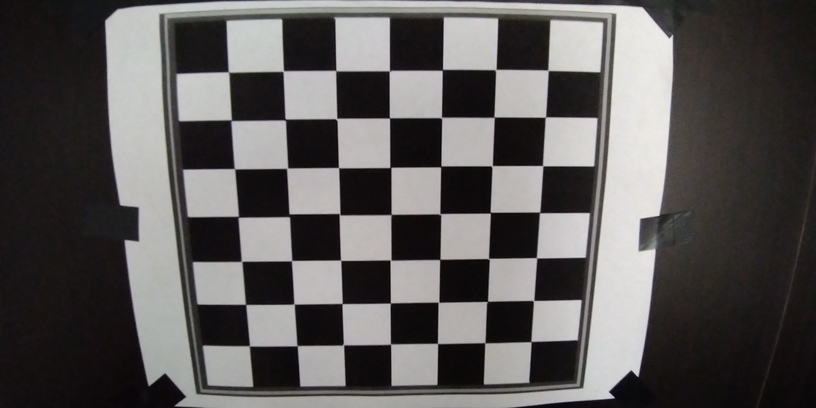
#> input picture WideAngle/im1.jpg, 816 x 408 px; its folder holds only this picture in this run
$ python main.py
#> lines starting #> are read from the running program, lines starting #| are printed output that depends on the picture; after the words box and inside, x2 and y2 are one past the last pixel; in counts of white or black regions, pixels touching at a corner belong together
### camera_model.py
import numpy as np


class pinhole_camera:
    # [18 lines left out: functions __init__, pinhole_camera_project, not called in this run]


class projective_camera:
    def __init__(self, K, width, height, R, t):
        self.K = K
        self.width = width
        self.height = height
        self.R = R
        self.t = t


def projective_camera_project(p_3D, camera):

    p_3D_ = np.copy(p_3D)
    for i in range(3):
        p_3D_[:, i] = p_3D_[:, i] - camera.t[i]

    p_3D_cam = np.matmul(camera.R, p_3D_.T)
    p_2D = np.matmul(camera.K, p_3D_cam)

    for i in range(2):
        p_2D[i, :] /= p_2D[2, :]

    p_2D = p_2D[:2, :]
    p_2D = p_2D.transpose()
    p_2D = p_2D.astype(int)

    return p_2D


def set_rotation(tilt, pan=0, skew=0):

    R = np.array([[1., 0., 0.], [0., 0., -1.], [0., 1., 0.]])
    theta_x = tilt * np.pi / 180
    theta_y = skew * np.pi / 180
    theta_z = pan * np.pi / 180

    Rx = np.array([[1, 0, 0],
                   [0, np.cos(theta_x), -np.sin(theta_x)],
                   [0, np.sin(theta_x), np.cos(theta_x)]])
    Ry = np.array([[np.cos(theta_y), 0, np.sin(theta_y)],
                   [0, 1, 0],
                   [-np.sin(theta_y), 0, np.cos(theta_y)]])
    Rz = np.array([[np.cos(theta_z), -np.sin(theta_z), 0],
                   [np.sin(theta_z), np.cos(theta_z), 0],
                   [0, 0, 1]])

    R_ = np.matmul(np.matmul(Rz, Ry), Rx)
    R_new = np.matmul(R, R_)

    return R_new

### main.py
'''         Image processing and computer vision
              Alejandra Avendaño y Pedro Ruiz
               Electronic engineering students
              Pontificia Universidad Javeriana
                      Bogotá - 2020
'''

#Import libraries
import numpy as np
import cv2
import glob
import os
import json
from camera_model import *

if __name__ == '__main__':
  criteria = (cv2.TERM_CRITERIA_EPS + cv2.TERM_CRITERIA_MAX_ITER, 30, 0.001)

  #prepare object points, like (0,0,0), (1,0,0), (2,0,0) ....,(6,5,0)
  objp = np.zeros((7 * 7, 3), np.float32)
  objp[:, :2] = np.mgrid[0:7, 0:7].T.reshape(-1, 2)

  #Arrays to store object points and image points from all the images.
  objpoints = []  # 3d point in real world space
  imgpoints = []  # 2d points in image plane.

  #Path of the ubication of the images
  path = '/home/pedroruiz54/Escritorio/pr/t4/WideAngle'
  path_file = os.path.join(path, '*.jpg')

  #Load all images in the folder
  images = glob.glob(path_file)

  for fname in images:
    img = cv2.imread(fname) #Load the image
#> img is the input picture: shape (408, 816, 3); mean B, G, R 89, 89.7, 92.3
    gray = cv2.cvtColor(img, cv2.COLOR_BGR2GRAY) #convert to gray scale
    #Find the chess board corners
    ret, corners = cv2.findChessboardCorners(gray, (7, 7), None)
#> ret = True; corners = 49 rows, first 8: [228.4, 71.82], [283.1, 71.19], [335.9, 70.59], [389.3, 70.94], [442.3, 69.82], [495.3, 69.8], [547.9, 70.29], [231.2, 120.2]
    #If found, add object points, image points (after refining them)
    if ret == True:
      objpoints.append(objp)
      corners2 = cv2.cornerSubPix(gray, corners, (11, 11), (-1, -1), criteria)
#> corners2 = 49 rows, first 8: [228.5, 72.02], [283.2, 71.07], [335.8, 70.6], [389.3, 70.64], [442.4, 69.79], [495.7, 69.55], [548.1, 70.24], [231.1, 120.2]
      imgpoints.append(corners2)
      #Draw and display the corners
      img = cv2.drawChessboardCorners(img, (7, 7), corners2, ret)
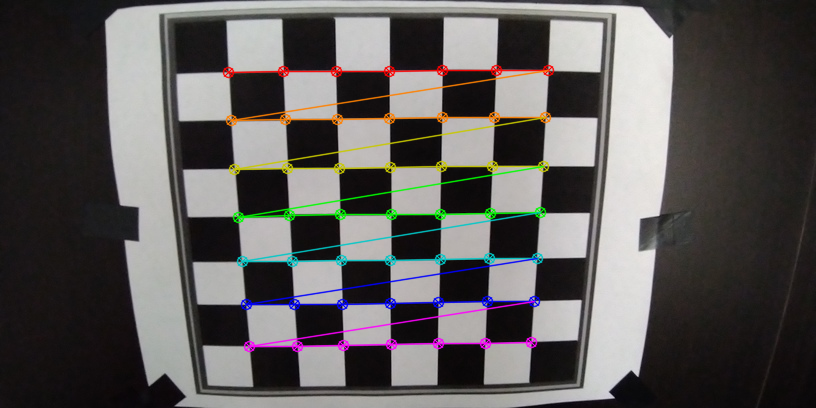
#> img: shape (408, 816, 3); 4.71% of pixels changed, all inside (x1, y1, x2, y2) = (222, 64, 555, 353)
      cv2.imshow('img', img)
      cv2.waitKey(20)

  cv2.destroyAllWindows()
  #Calibration parameters of the camera
  ret, mtx, dist, rvecs, tvecs = cv2.calibrateCamera(objpoints, imgpoints, gray.shape[::-1], None, None)
#> ret = 0.823; mtx = [[467, 0, 375], [0, 434.2, 221.7], [0, 0, 1]]; dist = [[-0.133, 0.263, 0.0134, 0.000127, -0.17]]; rvecs = ([0.217, -0.0131, -0.0124],); tvecs = ([-2.73, -3.05, 8.51],)

  #Ask for extrinsic parameters
  d = float(input("Ingrese la distancia "))
#> the answer given: 3
  altura = float(input("Ingrese el altura "))
#> the answer given: 3
  tilt = float(input("Ingrese el angulo tilt  "))
#> the answer given: 3
  pan = float(input("Ingrese el angulo pan "))
#> the answer given: 3

  #Save data in JSON file
  file_name = 'calibration.json'
  json_file = os.path.join(path, file_name)
  data = {
    'tilt': tilt,
    'pan': pan,
    'd' : d,
    'h' : altura,
    'K': mtx.tolist(),
    'distortion': dist.tolist()
  }
#> data = {'tilt': 3, 'pan': 3, 'd': 3, 'h': 3, 'K': [[467, 0, 375], [0, 434.2, 221.7], [0, 0, 1]], 'distortion': [[-0.133, 0.263, 0.0134, 0.000127, -0.17]]}
  with open(json_file, 'w') as fp:
    json.dump(data, fp, sort_keys=True, indent=1, ensure_ascii=False)

  #Load data from JSON file
  with open(json_file) as fp:
    json_data = json.load(fp)

  # extrinsics parameters
  R = set_rotation(json_data['tilt'], json_data['pan'], 0)
  t = np.array([0, -1 * json_data['d'], json_data['h']])

  # create camera
  camera = projective_camera(json_data['K'], int(2 * json_data['K'][0][2]), int(2 * json_data['K'][1][2]), R, t)

  #Create the cube
  square_3D = np.array([[0.5, 0.5, 0], [0.5, -0.5, 0], [-0.5, -0.5, 0], [-0.5, 0.5, 0],
                         [0.5, 0.5, 1], [0.5, -0.5, 1], [-0.5, -0.5, 1], [-0.5, 0.5, 1]])

  square_2D = projective_camera_project(square_3D, camera)

  #Connect points with lines
  image_projective = 255 * np.ones(shape=[camera.height, camera.width, 3], dtype=np.uint8)
  cv2.line(image_projective, (square_2D[0][0], square_2D[0][1]), (square_2D[1][0], square_2D[1][1]), (0, 255, 255), 2)
  cv2.line(image_projective, (square_2D[1][0], square_2D[1][1]), (square_2D[2][0], square_2D[2][1]), (0, 255, 255), 2)
  cv2.line(image_projective, (square_2D[2][0], square_2D[2][1]), (square_2D[3][0], square_2D[3][1]), (0, 255, 255), 2)
  cv2.line(image_projective, (square_2D[3][0], square_2D[3][1]), (square_2D[0][0], square_2D[0][1]), (0, 255, 255), 2)

  cv2.line(image_projective, (square_2D[4][0], square_2D[4][1]), (square_2D[5][0], square_2D[5][1]), (0, 0, 255), 2)
  cv2.line(image_projective, (square_2D[5][0], square_2D[5][1]), (square_2D[6][0], square_2D[6][1]), (0, 0, 255), 2)
  cv2.line(image_projective, (square_2D[6][0], square_2D[6][1]), (square_2D[7][0], square_2D[7][1]), (0, 0, 255), 2)
  cv2.line(image_projective, (square_2D[7][0], square_2D[7][1]), (square_2D[4][0], square_2D[4][1]), (0, 0, 255), 2)

  cv2.line(image_projective, (square_2D[0][0], square_2D[0][1]), (square_2D[4][0], square_2D[4][1]), (200, 0, 0), 2)
  cv2.line(image_projective, (square_2D[1][0], square_2D[1][1]), (square_2D[5][0], square_2D[5][1]), (200, 0, 0), 2)
  cv2.line(image_projective, (square_2D[2][0], square_2D[2][1]), (square_2D[6][0], square_2D[6][1]), (200, 0, 0), 2)
  cv2.line(image_projective, (square_2D[3][0], square_2D[3][1]), (square_2D[7][0], square_2D[7][1]), (200, 0, 0), 2)

  #Show the generated image
  #cv2.imwrite('/home/pedroruiz54/Escritorio/pr/t4/WideAngle/ImageProjective1.png', image_projective)
  cv2.imshow("Image", image_projective)
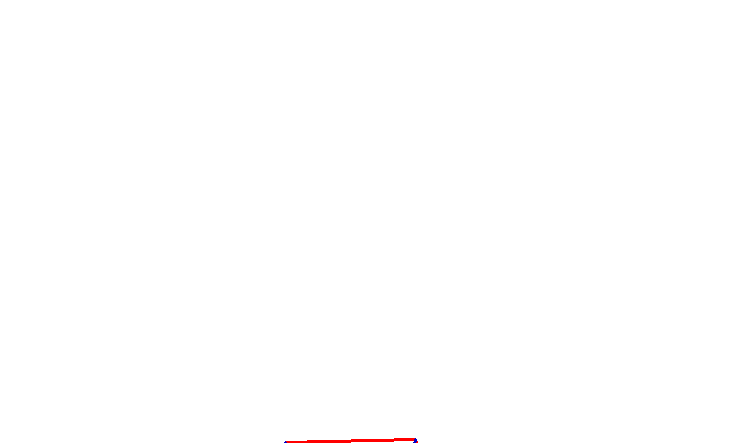
#> window 'Image': shape (443, 750, 3); mean B, G, R 254.7, 254.7, 255
  cv2.waitKey(0)
  cv2.destroyAllWindows()

$ run again, on WideAngle/im13.jpg
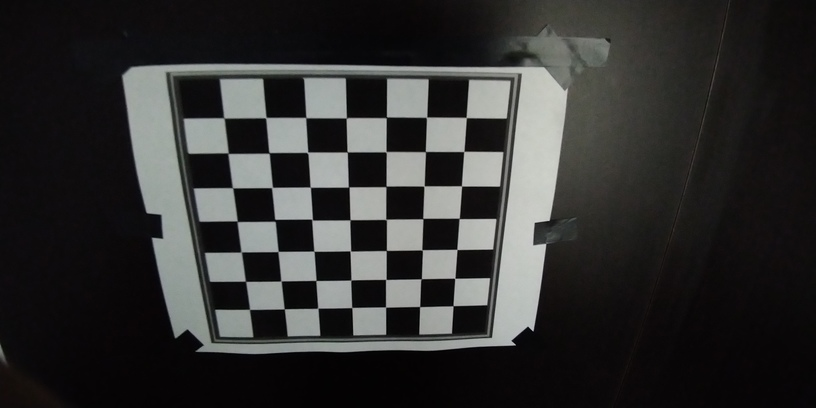
#> input picture WideAngle/im13.jpg, 816 x 408 px
#> img is the input picture: shape (408, 816, 3); mean B, G, R 49.5, 50.3, 50.3
#> `ret, corners = cv2.findChessboardCorners(gray, (7, 7), None)`: ret = True; corners = 49 rows, first 8: [230, 124], [265.9, 117.6], [305.9, 117.6], [346.3, 118], [386.3, 117.4], [426.4, 117.3], [466.2, 117.5], [228.1, 153.2]
#> corners2 = 49 rows, first 8: [223.9, 117.9], [265.8, 117.6], [305.7, 117.6], [346.3, 117.8], [386.3, 117.3], [426.6, 117.2], [466.3, 117.5], [228.1, 153.2]
#> `img = cv2.drawChessboardCorners(img, (7, 7), corners2, ret)`:
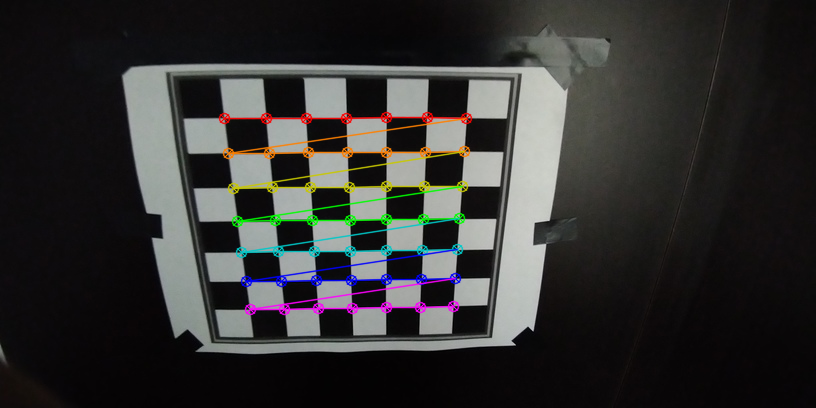
#> img: shape (408, 816, 3); 3.71% of pixels changed, all inside (x1, y1, x2, y2) = (218, 111, 473, 316)
#> `ret, mtx, dist, rvecs, tvecs = cv2.calibrateCamera(objpoints, imgpoint..`: ret = 0.503; mtx = [[831.2, 0, 516.2], [0, 954.8, 262.4], [0, 0, 1]]; dist = [[-1.33, 5.56, -0.00635, -0.0958, -12.05]]; rvecs = ([0.735, -0.169, 0.0488],); tvecs = ([-7.18, -3.21, 20.31],)
#> data = {'tilt': 3, 'pan': 3, 'd': 3, 'h': 3, 'K': [[831.2, 0, 516.2], [0, 954.8, 262.4], [0, 0, 1]], 'distortion': [[-1.33, 5.56, -0.00635, -0.0958, -12.05]]}

$ run again, on WideAngle/im14.jpg
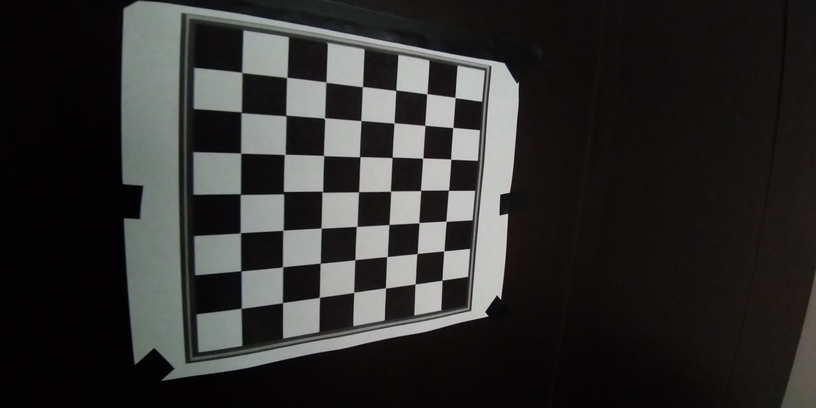
#> input picture WideAngle/im14.jpg, 816 x 408 px
#> img is the input picture: shape (408, 816, 3); mean B, G, R 46, 47.2, 47.9
#> `ret, corners = cv2.findChessboardCorners(gray, (7, 7), None)`: ret = True; corners = 49 rows, first 8: [240.4, 71.55], [286.6, 77.64], [325.9, 81.55], [362.6, 86.55], [395.8, 89.99], [426.5, 93.75], [455, 97.65], [239.3, 112.9]
#> corners2 = 49 rows, first 8: [241.8, 72.4], [286.8, 77.42], [325.9, 82.06], [362.4, 86.64], [395.7, 90.21], [426.8, 93.72], [455.1, 97.49], [241.1, 112.3]
#> `img = cv2.drawChessboardCorners(img, (7, 7), corners2, ret)`:
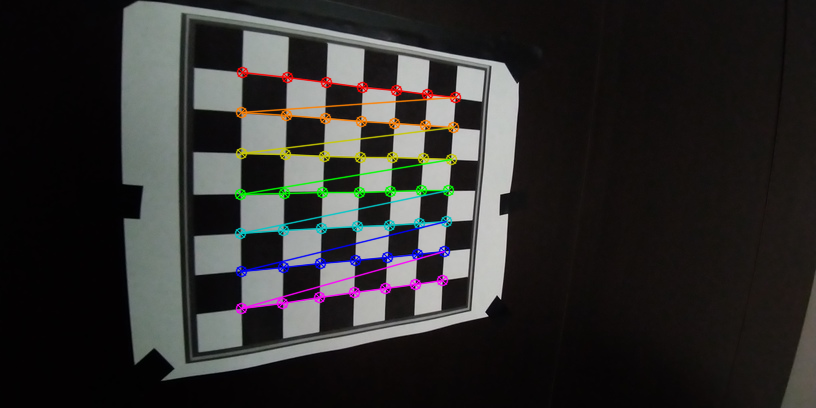
#> img: shape (408, 816, 3); 3.57% of pixels changed, all inside (x1, y1, x2, y2) = (234, 66, 462, 315)
#> `ret, mtx, dist, rvecs, tvecs = cv2.calibrateCamera(objpoints, imgpoint..`: ret = 0.461; mtx = [[530.9, 0, 511.7], [0, 523.2, 229.7], [0, 0, 1]]; dist = [[-0.475, 0.766, 0.00334, -0.0662, -0.648]]; rvecs = ([0.211, -0.732, 0.0163],); tvecs = ([-6.17, -3.85, 12.27],)
#> data = {'tilt': 3, 'pan': 3, 'd': 3, 'h': 3, 'K': [[530.9, 0, 511.7], [0, 523.2, 229.7], [0, 0, 1]], 'distortion': [[-0.475, 0.766, 0.00334, -0.0662, -0.648]]}

$ run again, on WideAngle/im15.jpg
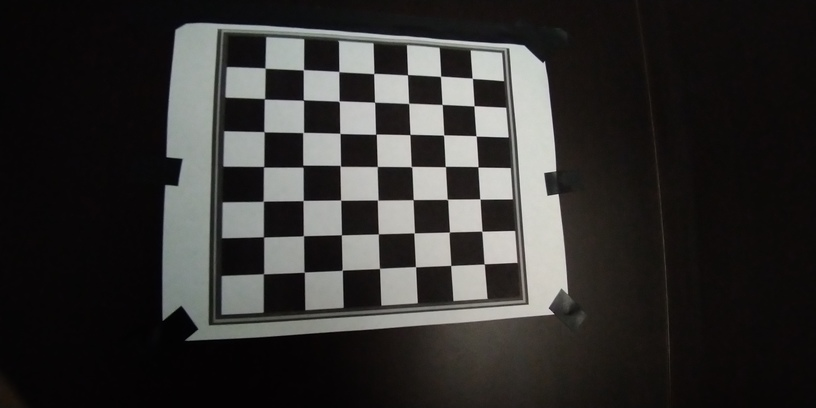
#> input picture WideAngle/im15.jpg, 816 x 408 px
#> img is the input picture: shape (408, 816, 3); mean B, G, R 47.8, 49.4, 50.8
#> `ret, corners = cv2.findChessboardCorners(gray, (7, 7), None)`: ret = True; corners = 49 rows, first 8: [265.1, 68.17], [303.4, 69.79], [338.8, 71.53], [373.7, 73.59], [407.5, 74.74], [440.5, 76.35], [472.3, 78.28], [264.4, 98.85]
#> corners2 = 49 rows, first 8: [265.1, 68.07], [303.4, 69.76], [338.8, 71.54], [373.8, 73.49], [407.5, 74.71], [440.6, 76.27], [472.3, 78.3], [264.4, 98.79]
#> `img = cv2.drawChessboardCorners(img, (7, 7), corners2, ret)`:
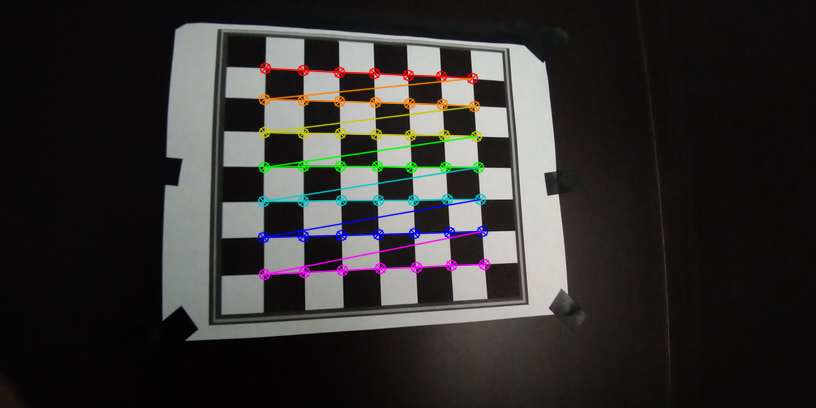
#> img: shape (408, 816, 3); 3.63% of pixels changed, all inside (x1, y1, x2, y2) = (257, 62, 491, 281)
#> `ret, mtx, dist, rvecs, tvecs = cv2.calibrateCamera(objpoints, imgpoint..`: ret = 0.461; mtx = [[669, 0, 511.2], [0, 648.1, 192.7], [0, 0, 1]]; dist = [[-0.782, 2.58, 0.017, -0.0699, -3.71]]; rvecs = ([-0.187, -0.37, -0.037],); tvecs = ([-6.79, -3.73, 18.44],)
#> data = {'tilt': 3, 'pan': 3, 'd': 3, 'h': 3, 'K': [[669, 0, 511.2], [0, 648.1, 192.7], [0, 0, 1]], 'distortion': [[-0.782, 2.58, 0.017, -0.0699, -3.71]]}

$ run again, on WideAngle/im10.jpg
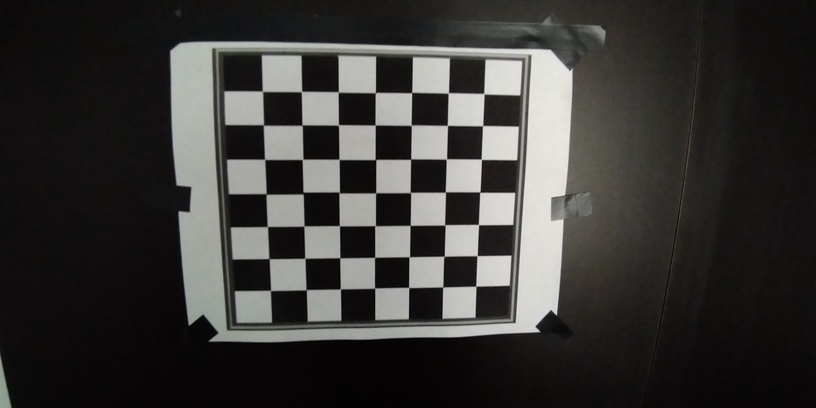
#> input picture WideAngle/im10.jpg, 816 x 408 px
#> img is the input picture: shape (408, 816, 3); mean B, G, R 54.7, 56.6, 57.9
#> `ret, corners = cv2.findChessboardCorners(gray, (7, 7), None)`: ret = True; corners = 49 rows, first 8: [262.4, 91.11], [301.5, 91.49], [338.4, 92.03], [375.2, 92.84], [411.6, 92.52], [448.1, 93.06], [484, 93.77], [263.4, 125.1]
#> corners2 = 49 rows, first 8: [262.5, 91.26], [301.5, 91.53], [338.3, 91.95], [375.3, 92.59], [411.7, 92.55], [448.3, 92.95], [483.9, 93.69], [263.4, 124.9]
#> `img = cv2.drawChessboardCorners(img, (7, 7), corners2, ret)`:
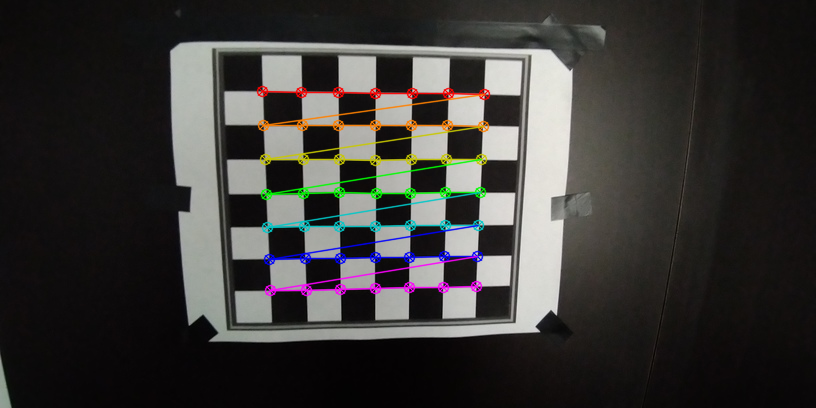
#> img: shape (408, 816, 3); 3.63% of pixels changed, all inside (x1, y1, x2, y2) = (256, 85, 491, 297)
#> `ret, mtx, dist, rvecs, tvecs = cv2.calibrateCamera(objpoints, imgpoint..`: ret = 0.466; mtx = [[913.1, 0, 546.1], [0, 941.6, 228.8], [0, 0, 1]]; dist = [[-1.37, 4.93, 0.0075, -0.13, -6.21]]; rvecs = ([0.376, -0.195, 0.0287],); tvecs = ([-7.64, -3.8, 25.18],)
#> data = {'tilt': 3, 'pan': 3, 'd': 3, 'h': 3, 'K': [[913.1, 0, 546.1], [0, 941.6, 228.8], [0, 0, 1]], 'distortion': [[-1.37, 4.93, 0.0075, -0.13, -6.21]]}
